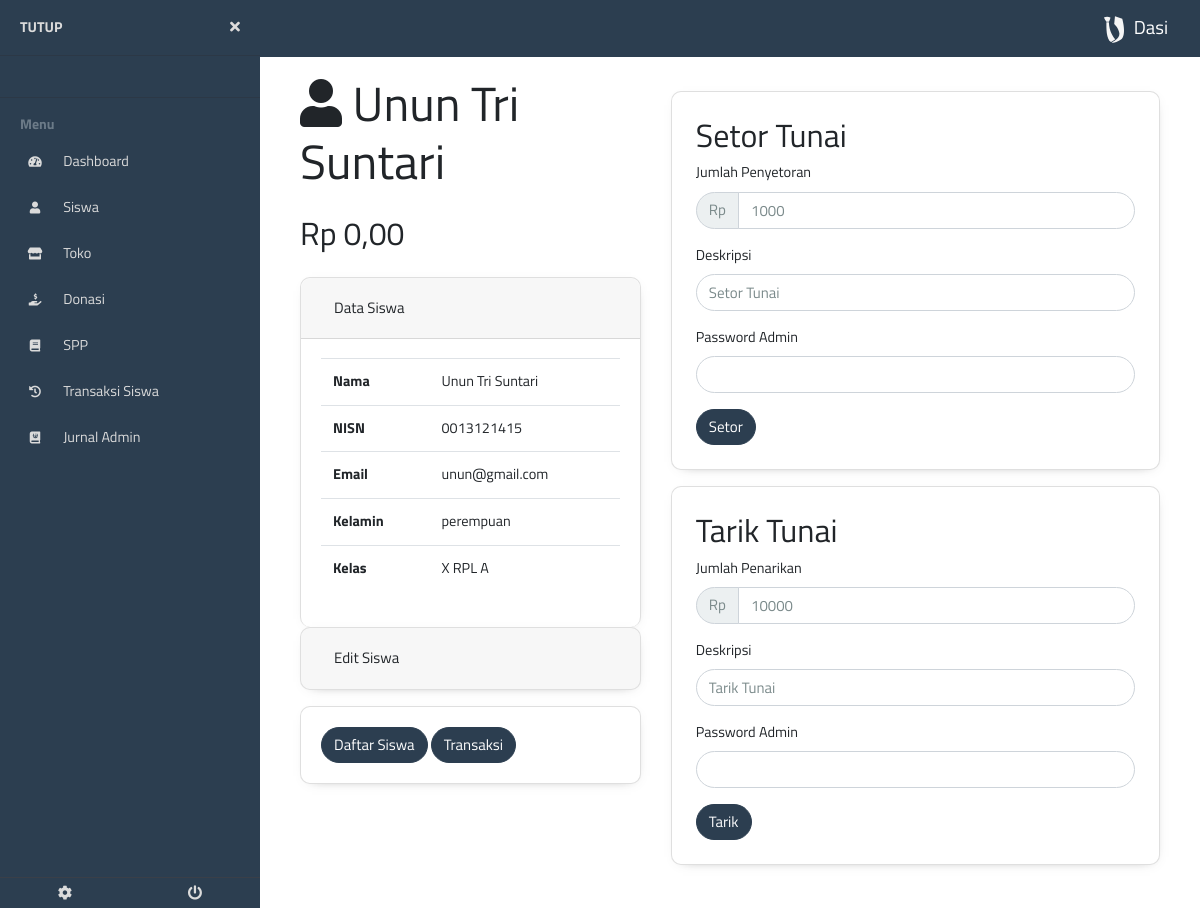
Page /admin/detail_siswa.php?id=26 (signed in) on the committed database.
### tables this page shows
CREATE TABLE `users` (
  `id` int(11) NOT NULL,
  `id_sekolah` int(11) NOT NULL,
  `tanggal_pendaftaran` timestamp NOT NULL DEFAULT CURRENT_TIMESTAMP,
  `nama` varchar(255) NOT NULL,
  `kelamin` enum('laki-laki','perempuan') NOT NULL,
  `email` varchar(255) NOT NULL,
  `level` varchar(255) NOT NULL DEFAULT 'siswa',
  `tingkatan` enum('I','II','III','IV','V','VI','VII','VIII','IX','X','XI','XII','XIII') NOT NULL,
  `jurusan` varchar(255) NOT NULL,
  `kelas` varchar(255) NOT NULL,
  `nisn` varchar(255) NOT NULL,
  `saldo` bigint(20) NOT NULL DEFAULT '0',
  `password` varchar(255) NOT NULL
);

### db/database.php (called while the page is built, shortened)
<?php
require __DIR__ . "/../process/utils.php";
class Database
{
    private $contHost = 'localhost';
    private $contnama = 'dasi';
    private $contUsernama = 'root';
    private $contUserPassword = '';
    private $cont  = null;
    public function __construct()
    {
        if ($this->cont == null) {
            try {
                $this->cont =  new PDO(
                    "mysql:host=" . $this->contHost .
                        ";" . "dbname=" . $this->contnama,
                    $this->contUsernama,
                    $this->contUserPassword
                );
                $this->cont->setAttribute(PDO::ATTR_ERRMODE, PDO::ERRMODE_EXCEPTION);
            } catch (PDOException $e) {
                die($e->getMessage());
            }
        }
        return $this->cont;
    }
    public function getUserById($id, $rettype)
    {
        try {
            $query = $this->cont->prepare(
                "SELECT id, id_sekolah, tanggal_pendaftaran, nama, kelamin, email, level, tingkatan, kelas, jurusan, nisn, saldo
                FROM users WHERE id=:id"
            );
            $query->bindParam("id", $id, PDO::PARAM_STR);
            $query->execute();
            if ($query->rowCount() > 0) {
                return $query->fetch($rettype);
            }
        } catch (PDOException $e) {
            exit($e->getMessage());
        }
    }
}

### process/getAdminLoginData.php (called while the page is built, shortened)
<?php
require '../db/database.php';
$db = new Database();

### process/utils.php (called while the page is built, shortened)
<?php
function rupiah($angka)
{
    $hasil_rupiah = "Rp " . number_format($angka, 2, ',', '.');
    return $hasil_rupiah;
}

### admin/detail_siswa.php (the view, shortened to what this page needs)
<!DOCTYPE html>
<html lang="en">
<head>
    <?php include "../component/helmet.php" ?>
</head>
<body>
    <?php include "../process/getAdminLoginData.php" ?>
    <?php include "../component/admin/sidebaropen.php" ?>
    <?php
                $siswa = $db->getUserById($_GET["id"], PDO::FETCH_OBJ);
                ?>
    <div class="row">
        <div class="col-md-5">
            <h1><i class="fas fa-user"></i> <?= $siswa->nama ?></h1>
            <div class="my-4">
                <h3><?= rupiah($siswa->saldo) ?></h3>
            </div>
            <div class="accordion" id="accordionExample">
                <div class="card">
                    <div class="card-header pointer" data-toggle="collapse" data-target="#collapseOne" id="headingOne">
                        <h5 class="mb-0">
                            <button class="btn" type="button">
                                Data Siswa
                            </button>
                        </h5>
                    </div>
                    <div id="collapseOne" class="collapse show" aria-labelledby="headingOne" data-parent="#accordionExample">
                        <div class="card-body">
                            <table class="table">
                                <tr>
                                    <th>Nama</th>
                                    <td><?= $siswa->nama ?></td>
                                </tr>
                                <tr>
                                    <th>NISN</th>
                                    <td><?= $siswa->nisn ?></td>
                                </tr>
                                <tr>
                                    <th>Email</th>
                                    <td><?= $siswa->email ?></td>
                                </tr>
                                <tr>
                                    <th>Kelamin</th>
                                    <td><?= $siswa->kelamin ?></td>
                                </tr>
                                <tr>
                                    <th>Kelas</th>
                                    <td><?= "$siswa->tingkatan $siswa->jurusan $siswa->kelas" ?></td>
                                </tr>
                            </table>
                        </div>
                    </div>
                </div>
                <div class="card">
                    <div class="card-header pointer" data-toggle="collapse" data-target="#collapseTwo" id="headingTwo">
                        <h5 class="mb-0">
                            <button class="btn collapsed" type="button">
                                Edit Siswa
                            </button>
                        </h5>
                    </div>
                </div>
            </div>
            <div class="card my-3" id="card-wrapper">
                <div class="card-body">
                    <a href="siswa.php" class="btn btn-primary">
                        Daftar Siswa
                    </a>
                    <button type="button" class="btn btn-primary" data-toggle="modal" data-target="#modalTransaksi">
                        Transaksi
                    </button>
                </div>
            </div>
        </div>
        <div class="col-md-7">
            <div class="card p-4 my-3" id="setor_tunai">
                <h3>Setor Tunai</h3>
                <form action="../actions/setor_tunai_siswa.php" method="post">
                    <div class="form-group">
                        <label for="jumlah_penyetoran">Jumlah Penyetoran</label>
                        <div class="input-group">
                            <div class="input-group-prepend">
                                <span class="input-group-text">Rp</span>
                            </div>
                            <input type="number" class="form-control uang" name="nominal_setor" id="jumlah_penyetoran" min="1000" value="1000" required>
                        </div>
                    </div>
                    <div class="form-group">
                        <label for="deskripsi_penyetoran">Deskripsi</label>
                        <input type="text" class="form-control" name="deskripsi" value="Setor Tunai" required>
                    </div>
                    <div class="form-group">
                        <label for="password">Password Admin</label>
                        <input type="password" class="form-control" name="password" required>
                    </div>
                    <input type="submit" class="btn btn-primary" value="Setor">
                </form>
            </div>
            <div class="card p-4 my-3" id="tarik_tunai">
                <h3>Tarik Tunai</h3>
                <form action="../actions/tarik_tunai_siswa.php" method="post">
                    <div class="form-group">
                        <label for="jumlah_penarikan">Jumlah Penarikan</label>
                        <div class="input-group">
                            <div class="input-group-prepend">
                                <span class="input-group-text">Rp</span>
                            </div>
                            <input type="number" class="form-control uang" name="nominal_tarik" id="jumlah_penarikan" min="1" max="<?=$siswa->saldo?>" value="10000" required>
                        </div>
                    </div>
                    <div class="form-group">
                        <label for="deskripsi_penyetoran">Deskripsi</label>
                        <input type="text" class="form-control" name="deskripsi" value="Tarik Tunai" required>
                    </div>
                    <div class="form-group">
                        <label for="password">Password Admin</label>
                        <input type="password" class="form-control" name="password" required>
                    </div>
                    <input type="submit" class="btn btn-primary" value="Tarik">
                </form>
            </div>
        </div>
    </div>
    <?php include "../component/admin/sidebarclose.php" ?>
</body>
</html>

### styles/main.css (style rules this page uses)
body { margin: 0; height: 100%; font-family: "Titillium Web", sans-serif; }
.pointer { cursor: pointer; }

### styles/sidebar.css (style rules this page uses)
body { font-size: 0.9rem; }

### rows in the picture
users: nama "Unun Tri Suntari", saldo "Rp 0,00", nisn "0013121415", email "unun@gmail.com", kelamin "perempuan", tingkatan "X", jurusan "RPL", kelas "A", nominal_tarik "10000"
